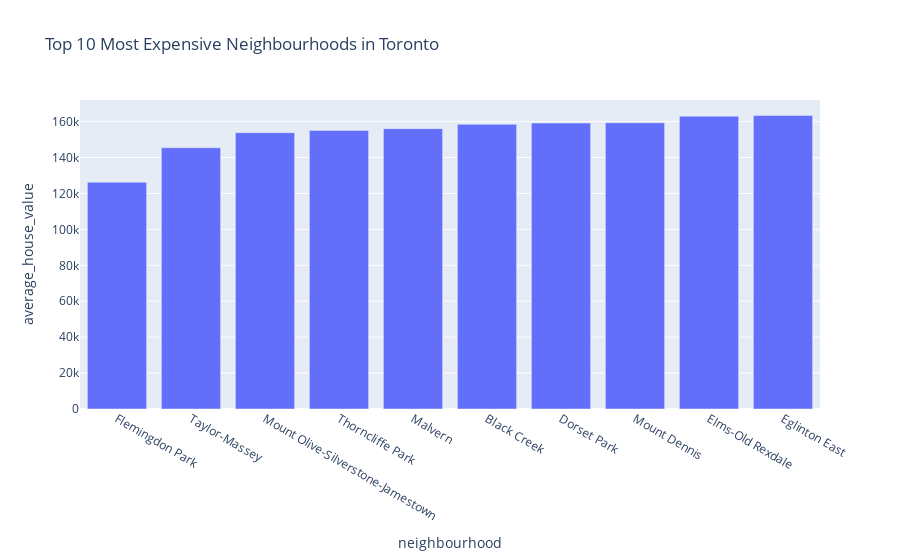

The notebook cell this image was saved under:
### Code cell
# Plotting the data from the top 10 expensive neighbourhoods
top_10_plot = px.bar(
    top_10,
    x="neighbourhood",
    y="average_house_value",
    title="Top 10 Most Expensive Neighbourhoods in Toronto",
)

top_10_plot

### Figure 1 — Plotly figure (JSON) as saved in the notebook; plotly's stock layout.template omitted (floating-point values rounded to 4 significant figures)
{"data": [{"alignmentgroup": "True", "hovertemplate": "neighbourhood=%{x}<br>average_house_value=%{y}<extra></extra>", "legendgroup": "", "marker": {"color": "#636efa"}, "name": "", "offsetgroup": "", "orientation": "v", "showlegend": false, "textposition": "auto", "type": "bar", "x": ["Flemingdon Park", "Taylor-Massey", "Mount Olive-Silverstone-Jamestown", "Thorncliffe Park", "Malvern", "Black Creek", "Dorset Park", "Mount Dennis", "Elms-Old Rexdale", "Eglinton East"], "xaxis": "x", "y": [126255, 145464, 153829, 155094, 156076, 158483, 159187, 159374, 163039, 163419], "yaxis": "y"}], "layout": {"autosize": true, "barmode": "relative", "legend": {"tracegroupgap": 0}, "title": {"text": "Top 10 Most Expensive Neighbourhoods in Toronto"}, "xaxis": {"anchor": "y", "autorange": true, "domain": [0, 1], "range": [-0.5, 9.5], "title": {"text": "neighbourhood"}, "type": "category"}, "yaxis": {"anchor": "x", "autorange": true, "domain": [0, 1], "range": [0, 172020], "title": {"text": "average_house_value"}, "type": "linear"}}}
